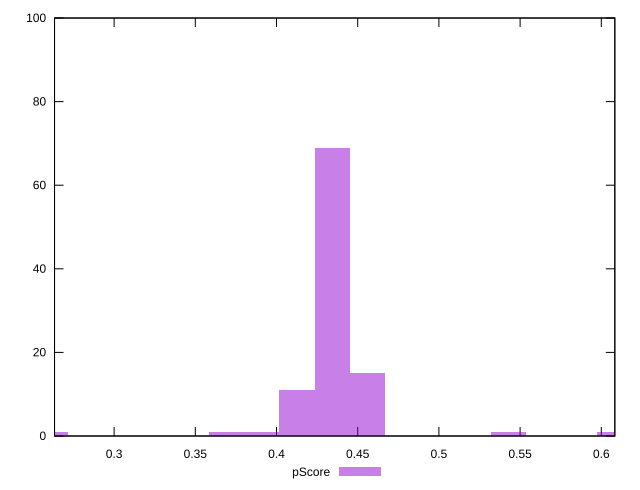

This chart was generated by the following gnuplot code:
reset

$pScore <<EOF
0.5430296139992632 1
0.6081931676791749 1
0.26065421471964634 1
0.4344236911994106 69
0.4561448757593811 15
0.4127025066394401 11
0.3909813220794695 1
0.369260137519499 1
EOF

set key outside below
set boxwidth 0.02172118455997053
set xrange [0.2633212463530921:0.608323895815595]
set yrange [0:100]
set trange [0:100]
set style fill transparent solid 0.5 noborder
set terminal svg size 640, 490 enhanced background rgb 'white'
set output "report_00019_2021-02-10T18-14-37.922Z//largest-contentful-paint/samples/pages+cached+noadtech+nomedia+nocss/pScore/histogram.svg"

plot $pScore title "pScore" with boxes

reset
